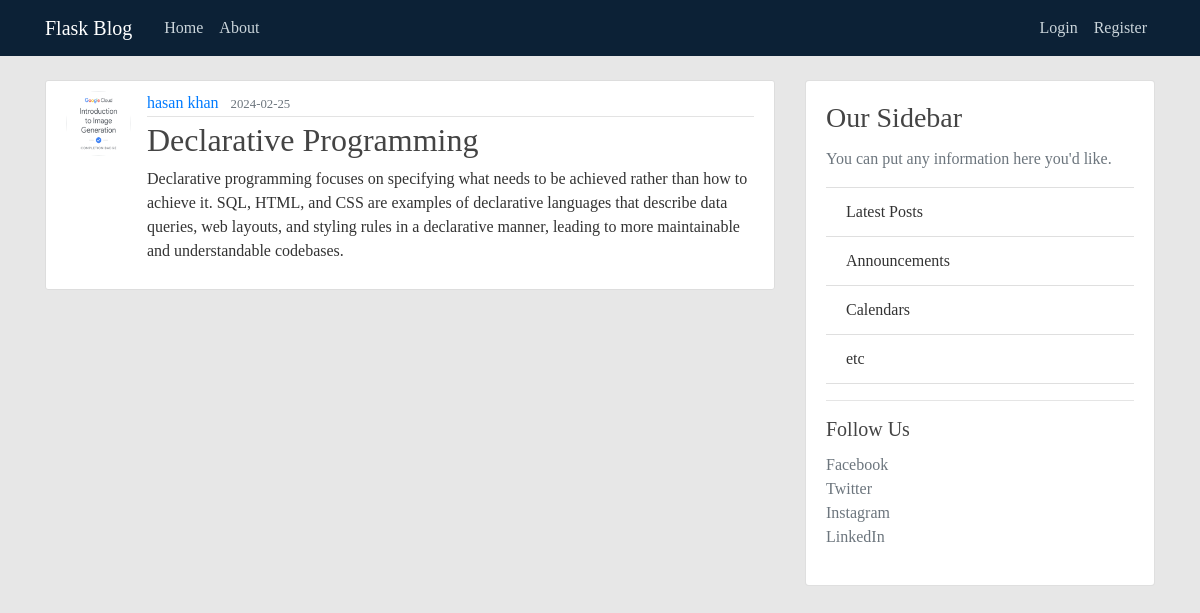
/post/6, run on the app's committed database.
### flaskblog/models.py (models this page shows, shortened)
class User(db.Model, UserMixin):
    id = db.Column(db.Integer, primary_key=True)
    username = db.Column(db.String(20), unique=True, nullable=False)
    email = db.Column(db.String(120), unique=True, nullable=False)
    image_file = db.Column(db.String(20), nullable=False, default='default.jpg')
    password = db.Column(db.String(60), nullable=False)
    posts = db.relationship('Post', backref='author', lazy=True)

class Post(db.Model):
    id = db.Column(db.Integer, primary_key=True)
    title = db.Column(db.String(100), nullable=False)
    date_posted = db.Column(db.DateTime, nullable=False, default=datetime.utcnow)
    content = db.Column(db.Text, nullable=False)
    user_id = db.Column(db.Integer, db.ForeignKey('user.id'), nullable=False)

### flaskblog/posts/routes.py (the view)
@posts.route("/post/<int:post_id>")
def post(post_id):
    post = Post.query.get_or_404(post_id)
    return render_template('post.html', title=post.title, post=post)

### flaskblog/templates/post.html (shortened to what this page needs)
{% extends "layout.html" %}
{% block content %}
  <article class="media content-section">
    <img class="rounded-circle article-img" src="{{ url_for('static', filename='profile_pics/' + post.author.image_file) }}">
    <div class="media-body">
      <div class="article-metadata">
        <a class="mr-2" href="{{ url_for('users.user_posts', username=post.author.username) }}">{{ post.author.username }}</a>
        <small class="text-muted">{{ post.date_posted.strftime('%Y-%m-%d') }}</small>
      </div>
      <h2 class="article-title">{{ post.title }}</h2>
      <p class="article-content">{{ post.content }}</p>
    </div>
  </article>
{% endblock content %}

### flaskblog/static/main.css (style rules this page uses)
body { background: #e7e7e7; color: #333333; margin-top: 5rem; font-family: 'Times New Roman', Times, serif; }
h1, h2, h3, h4, h5, h6 { color: #444444; }
.content-section { background: #ffffff; padding: 10px 20px; border: 1px solid #dddddd; border-radius: 3px; margin-bottom: 20px; }
.article-title { color: #444444; }
.article-content { white-space: pre-line; }
.article-img { height: 65px; width: 65px; margin-right: 16px; }
.article-metadata { padding-bottom: 1px; margin-bottom: 4px; border-bottom: 1px solid #e3e3e3 }

### data on the page
User: image_file (picture), author.username "hasan khan"
Post: date_posted "2024-02-25", title "Declarative Programming", content "Declarative programming focuses on specifying what needs to be achieved rather than how to achieve it. SQL, HTML, and CSS are examples of declarative languages that describe data queries, web layouts, and styling rules in a declarative manner, leading to more maintainable and understandable codebases."
